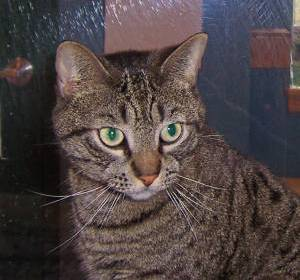
#> input picture opencv/images/test.jpg, 300 x 280 px, found by its file name
$ python 4_7.py
#> lines starting #> are read from the running program, lines starting #| are printed output that depends on the picture
# Canny 边缘检测
# 目标
# 在本章中，我们将了解
#
# Canny 边缘检测的概念
# OpenCV 的功能： cv.Canny（）
import cv2 as cv
import numpy as np
from matplotlib import pyplot as plt

img = cv.imread('./images/test.jpg',0)
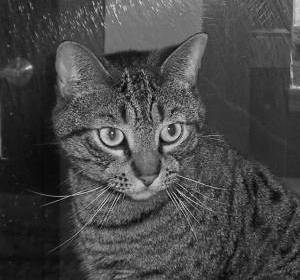
#> img: shape (280, 300); min 0, max 237, mean 71.4
edges = cv.Canny(img, 20, 200)
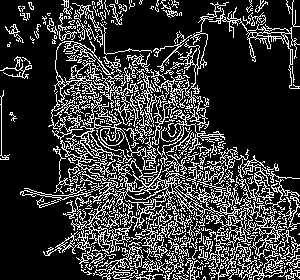
#> edges: shape (280, 300); 22% white in thin lines or dots
plt.subplot(121)
plt.imshow(img, cmap='gray')
plt.title('Original Image')
plt.xticks([])
plt.yticks([])
plt.subplot(122)
plt.imshow(edges, cmap='gray')
plt.title('Edge Image')
plt.xticks([])
plt.yticks([])
plt.show()
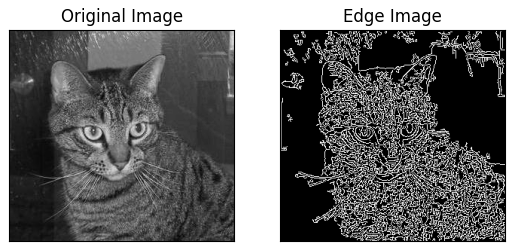
#> figure drawn by matplotlib, 2 panels
